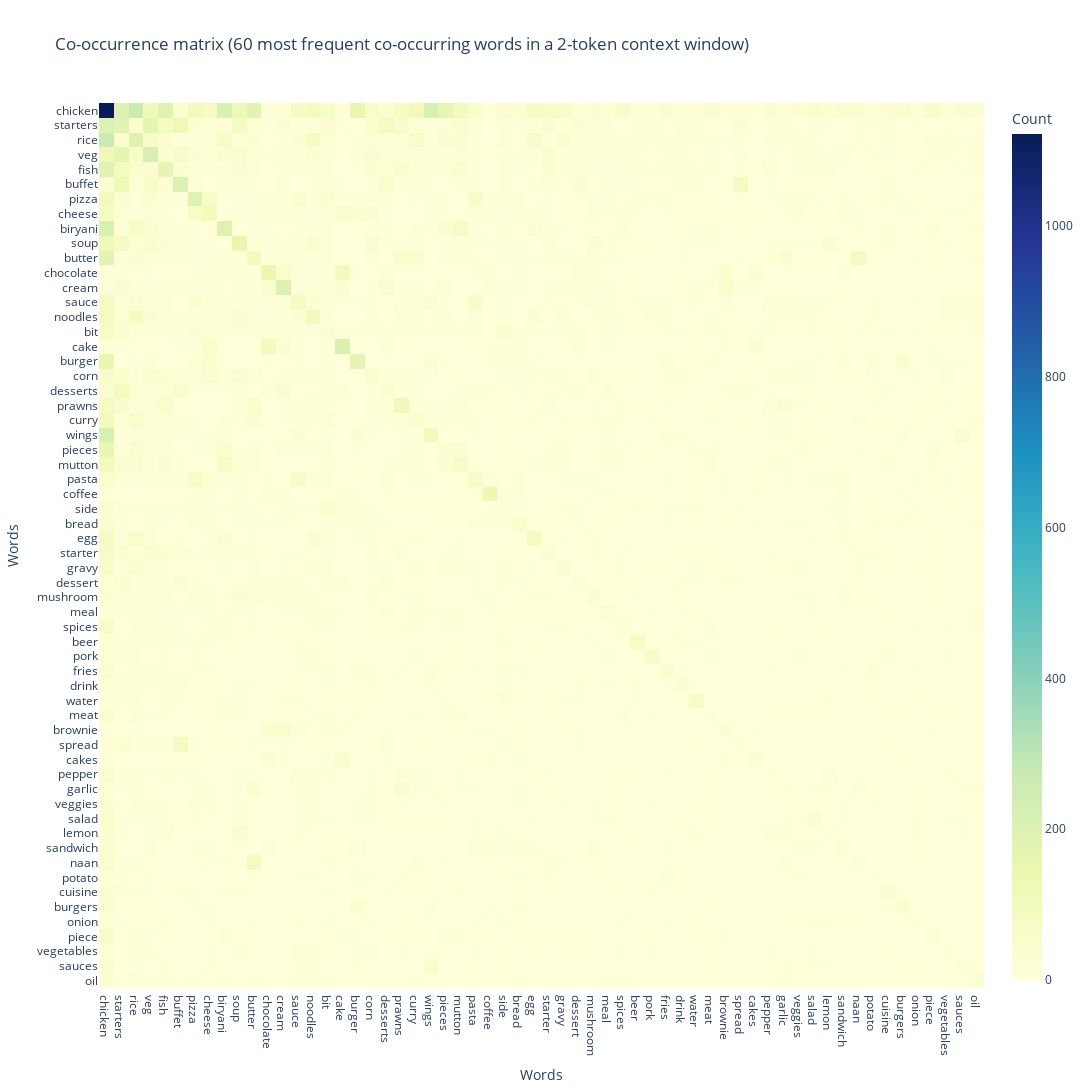

Notebook code for this chart:
### Markdown cell above
2 word context window

### Code cell
reviews_food_co_occurence_2 = cooccurrence_matrix_window_generator(reviews["filtered_review"].tolist(),2)

fig = px.imshow(reviews_food_co_occurence_2.iloc[:60, :60], color_continuous_scale='YlGnBu', 
                labels=dict(x="Words", y="Words", color="Count"),
                title="Co-occurrence matrix (60 most frequent co-occurring words in a 2-token context window)", 
                width=1200, height=1200)

fig.show()

### Figure 1 — Plotly figure (JSON) as saved in the notebook; plotly's stock layout.template omitted (floating-point values rounded to 4 significant figures; data arrays with more than 128 entries replaced by an {"elided": "..."} marker saying what was removed)
{"data": [{"coloraxis": "coloraxis", "hovertemplate": "Words: %{x}<br>Words: %{y}<br>Count: %{z}<extra></extra>", "name": "0", "type": "heatmap", "x": ["chicken", "starters", "rice", "veg", "fish", "buffet", "pizza", "cheese", "biryani", "soup", "butter", "chocolate", "cream", "sauce", "noodles", "bit", "cake", "burger", "corn", "desserts", "prawns", "curry", "wings", "pieces", "mutton", "pasta", "coffee", "side", "bread", "egg", "starter", "gravy", "dessert", "mushroom", "meal", "spices", "beer", "pork", "fries", "drink", "water", "meat", "brownie", "spread", "cakes", "pepper", "garlic", "veggies", "salad", "lemon", "sandwich", "naan", "potato", "cuisine", "burgers", "onion", "piece", "vegetables", "sauces", "oil"], "xaxis": "x", "y": ["chicken", "starters", "rice", "veg", "fish", "buffet", "pizza", "cheese", "biryani", "soup", "butter", "chocolate", "cream", "sauce", "noodles", "bit", "cake", "burger", "corn", "desserts", "prawns", "curry", "wings", "pieces", "mutton", "pasta", "coffee", "side", "bread", "egg", "starter", "gravy", "dessert", "mushroom", "meal", "spices", "beer", "pork", "fries", "drink", "water", "meat", "brownie", "spread", "cakes", "pepper", "garlic", "veggies", "salad", "lemon", "sandwich", "naan", "potato", "cuisine", "burgers", "onion", "piece", "vegetables", "sauces", "oil"], "yaxis": "y", "z": {"elided": "60x60 int values"}}], "layout": {"coloraxis": {"colorbar": {"title": {"text": "Count"}}, "colorscale": [[0, "rgb(255,255,217)"], [0.125, "rgb(237,248,177)"], [0.25, "rgb(199,233,180)"], [0.375, "rgb(127,205,187)"], [0.5, "rgb(65,182,196)"], [0.625, "rgb(29,145,192)"], [0.75, "rgb(34,94,168)"], [0.875, "rgb(37,52,148)"], [1, "rgb(8,29,88)"]]}, "height": 1200, "title": {"text": "Co-occurrence matrix (60 most frequent co-occurring words in a 2-token context window)"}, "width": 1200, "xaxis": {"anchor": "y", "constrain": "domain", "domain": [0, 1], "scaleanchor": "y", "title": {"text": "Words"}}, "yaxis": {"anchor": "x", "autorange": "reversed", "constrain": "domain", "domain": [0, 1], "title": {"text": "Words"}}}}
